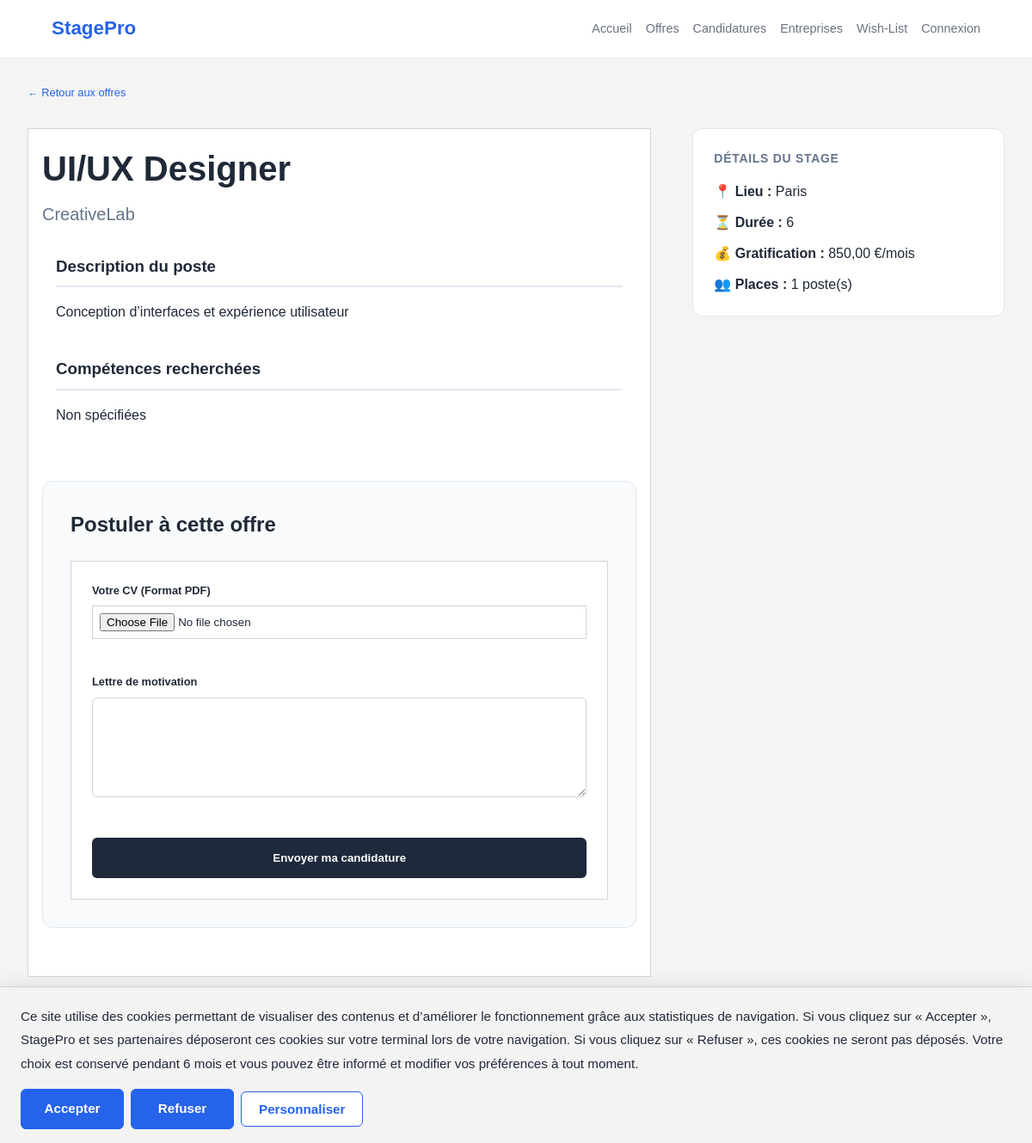
The app's page /index.php?page=offre-detail&id=3, older data.
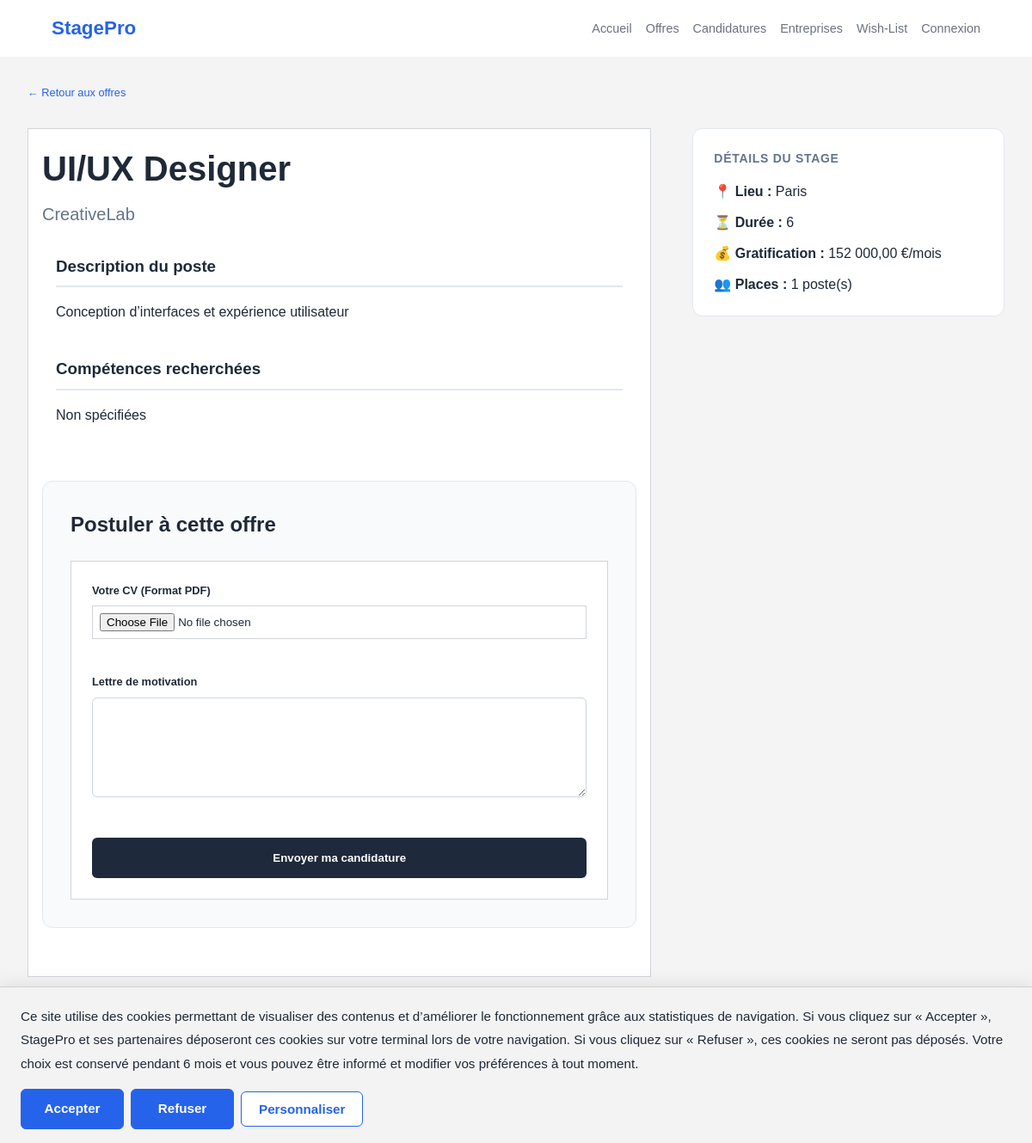
The same page, newer data.
### tables this page shows
CREATE TABLE `offres` (
  `id` int(11) NOT NULL,
  `entreprise_id` int(11) NOT NULL,
  `titre` varchar(150) NOT NULL,
  `description` text NOT NULL,
  `competences` text DEFAULT NULL,
  `localite` varchar(255) DEFAULT NULL,
  `duree` varchar(100) DEFAULT NULL,
  `nb_places` int(11) DEFAULT 1,
  `remuneration` decimal(10,2) DEFAULT NULL,
  `date_offre` date NOT NULL,
  `created_at` timestamp NOT NULL DEFAULT current_timestamp()
);

CREATE TABLE `entreprises` (
  `id` int(11) NOT NULL,
  `nom` varchar(150) NOT NULL,
  `description` text DEFAULT NULL,
  `email_contact` varchar(150) DEFAULT NULL,
  `telephone_contact` varchar(30) DEFAULT NULL,
  `created_at` timestamp NOT NULL DEFAULT current_timestamp()
);

### app/Controllers/OffreController.php (called while the page is built, shortened)
<?php
require_once __DIR__ . '/../Models/Offre.php';
class OffreController {
    private $model;
    public function __construct() {
        $this->model = new Offre();
    }
    public function show($id) {
        $offre = $this->model->findById((int)$id);
        $maCandidature = null;
        include __DIR__ . '/../Views/layout/header.php';
        include __DIR__ . '/../Views/offres/detail.php';
        include __DIR__ . '/../Views/layout/footer.php';
    }
}

### config/Database.php (called while the page is built)
<?php
class Database {
    private static $instance = null;
    public static function getConnection() {
        if (self::$instance === null) {
            try {
                self::$instance = new PDO(
                    "mysql:host=localhost;dbname=stagepro;charset=utf8",
                    "root",
                    ""
                );
                self::$instance->setAttribute(PDO::ATTR_ERRMODE, PDO::ERRMODE_EXCEPTION);
                self::$instance->setAttribute(PDO::ATTR_DEFAULT_FETCH_MODE, PDO::FETCH_ASSOC);
            } catch (PDOException $e) {
                die("Erreur de connexion : " . $e->getMessage());
            }
        }
        return self::$instance;
    }
}

### app/Models/Offre.php (called while the page is built, shortened)
<?php
require_once __DIR__ . '/../../config/Database.php';
class Offre {
    private PDO $pdo;
    public function __construct() {
        $this->pdo = Database::getConnection();
    }
    public function findById(int $id): array|false {
        $sql = "SELECT o.*, e.nom AS entreprise_nom
                FROM offres o
                LEFT JOIN entreprises e ON o.entreprise_id = e.id
                WHERE o.id = :id";
        $stmt = $this->pdo->prepare($sql);
        $stmt->bindValue(':id', $id, PDO::PARAM_INT);
        $stmt->execute();
        return $stmt->fetch(PDO::FETCH_ASSOC);
    }
}

### app/Views/offres/detail.php (the view, shortened to what the changed rows need)
<div style="padding: 2rem; max-width: 1200px; margin: 0 auto;">
    <nav style="margin-bottom: 2rem; font-size: 0.8rem; color: #666;">
        <a href="index.php?page=offres" style="color: #2563eb; text-decoration: none;">&larr; Retour aux offres</a>
    </nav>
    <div style="display: grid; grid-template-columns: 2fr 1fr; gap: 3rem; align-items: start;">
        <article>
            <h1 style="font-size: 2.5rem; margin-bottom: 0.5rem;"><?= htmlspecialchars($offre['titre']) ?></h1>
            <p style="font-size: 1.25rem; color: #64748b; margin-bottom: 2rem;"><?= htmlspecialchars($offre['entreprise_nom']) ?></p>
            <section style="margin-bottom: 2.5rem;">
                <h3 style="border-bottom: 2px solid #e2e8f0; padding-bottom: 0.5rem; margin-bottom: 1rem;">Description du poste</h3>
                <p style="line-height: 1.6;"><?= nl2br(htmlspecialchars($offre['description'])) ?></p>
            </section>
            <section style="margin-bottom: 2.5rem;">
                <h3 style="border-bottom: 2px solid #e2e8f0; padding-bottom: 0.5rem; margin-bottom: 1rem;">Compétences recherchées</h3>
                <p style="line-height: 1.6;"><?= nl2br(htmlspecialchars($offre['competences'] ?: 'Non spécifiées')) ?></p>
            </section>
            <section style="margin-top: 4rem; padding: 2rem; background: #f8fafc; border-radius: 12px; border: 1px solid #e2e8f0;">
                <?php if (isset($maCandidature) && $maCandidature): ?>
                    <div style="border-left: 4px solid #2563eb; padding-left: 1.5rem;">
                        <h2 style="color: #1e293b; margin-bottom: 1rem;">Vous avez déjà postulé</h2>
                        <p style="margin-bottom: 1rem;"><strong>Votre lettre de motivation :</strong></p>
                        <blockquote style="font-style: italic; color: #475569; margin-bottom: 1.5rem; background: white; padding: 1rem; border-radius: 6px;">
                            "<?= nl2br(htmlspecialchars($maCandidature['lettre_motivation'])) ?>"
                        </blockquote>
                        <?php if($maCandidature['cv']): ?>
                            <a href="<?= htmlspecialchars($maCandidature['cv']) ?>" target="_blank"
                               style="display: inline-block; background: #2563eb; color: white; padding: 0.75rem 1.5rem; border-radius: 6px; text-decoration: none; font-weight: 600;">
                               📄 Voir le CV envoyé
                            </a>
                        <?php endif; ?>
                    </div>
                <?php else: ?>
                    <h2 style="margin-bottom: 1.5rem;">Postuler à cette offre</h2>
                    <form action="index.php?page=postuler" method="post" enctype="multipart/form-data">
                        <div style="margin-bottom: 1.5rem;">
                            <label style="display: block; font-weight: 600; margin-bottom: 0.5rem;">Votre CV (Format PDF)</label>
                            <input type="file" name="cv" accept=".pdf" required style="width: 100%;">
                        </div>
                        <div style="margin-bottom: 1.5rem;">
                            <label style="display: block; font-weight: 600; margin-bottom: 0.5rem;">Lettre de motivation</label>
                            <textarea name="lm" rows="6" required style="width: 100%; padding: 0.75rem; border-radius: 6px; border: 1px solid #cbd5e1;"></textarea>
                        </div>
                        <button type="submit" style="background: #1e293b; color: white; padding: 1rem 2rem; border: none; border-radius: 6px; cursor: pointer; font-weight: 600; width: 100%;">Envoyer ma candidature</button>
                    </form>
                <?php endif; ?>
            </section>
        </article>
        <aside>
            <div style="background: white; padding: 1.5rem; border-radius: 12px; border: 1px solid #e2e8f0; margin-bottom: 1.5rem;">
                <h3 style="font-size: 0.875rem; color: #64748b; text-transform: uppercase; letter-spacing: 0.05em; margin-bottom: 1rem;">Détails du stage</h3>
                <p style="margin-bottom: 0.75rem;"><strong>📍 Lieu :</strong> <?= htmlspecialchars($offre['localite']) ?></p>
                <p style="margin-bottom: 0.75rem;"><strong>⏳ Durée :</strong> <?= htmlspecialchars($offre['duree']) ?></p>
                <p style="margin-bottom: 0.75rem;"><strong>💰 Gratification :</strong> <?= number_format($offre['remuneration'], 2, ',', ' ') ?> €/mois</p>
                <p><strong>👥 Places :</strong> <?= (int)$offre['nb_places'] ?> poste(s)</p>
            </div>
        </aside>
    </div>
</div>

Row changes from the older to the newer data that the page shows:
changed offres "UI/UX Designer": remuneration "850,00" → "152 000,00"
